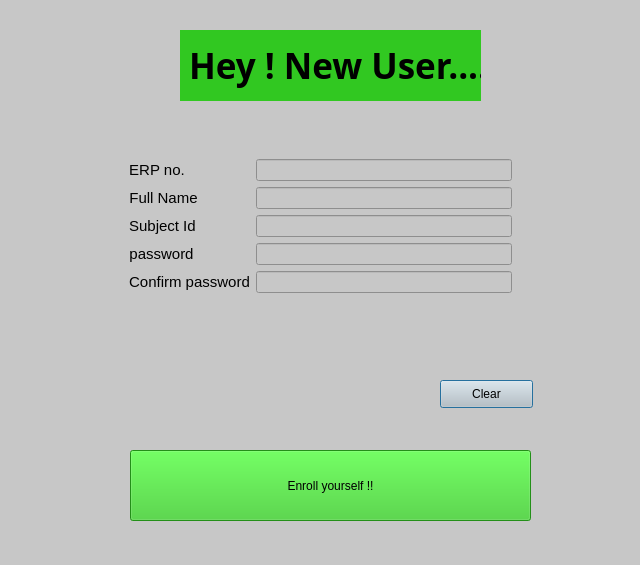
<?xml version="1.0" encoding="UTF-8"?>
<ui version="4.0">
 <class>Teacher_Signup</class>
 <widget class="QDialog" name="Teacher_Signup">
  <property name="geometry">
   <rect>
    <x>0</x>
    <y>0</y>
    <width>640</width>
    <height>565</height>
   </rect>
  </property>
  <property name="windowTitle">
   <string>Teacher</string>
  </property>
  <property name="styleSheet">
   <string notr="true">background-color: rgb(199, 199, 199);</string>
  </property>
  <widget class="QLabel" name="label">
   <property name="geometry">
    <rect>
     <x>180</x>
     <y>30</y>
     <width>301</width>
     <height>71</height>
    </rect>
   </property>
   <property name="font">
    <font>
     <family>Bahnschrift SemiBold SemiConden</family>
     <pointsize>26</pointsize>
     <weight>75</weight>
     <bold>true</bold>
    </font>
   </property>
   <property name="styleSheet">
    <string notr="true">background-color: rgb(49, 200, 33);</string>
   </property>
   <property name="text">
    <string> Hey ! New User.....</string>
   </property>
  </widget>
  <widget class="QFrame" name="formFrame">
   <property name="geometry">
    <rect>
     <x>120</x>
     <y>150</y>
     <width>401</width>
     <height>221</height>
    </rect>
   </property>
   <property name="styleSheet">
    <string notr="true"/>
   </property>
   <layout class="QFormLayout" name="formLayout">
    <item row="1" column="0">
     <widget class="QLabel" name="label_2">
      <property name="text">
       <string>&lt;html&gt;&lt;head/&gt;&lt;body&gt;&lt;p align=&quot;center&quot;&gt;&lt;span style=&quot; font-size:11pt;&quot;&gt;ERP no.&lt;/span&gt;&lt;/p&gt;&lt;/body&gt;&lt;/html&gt;</string>
      </property>
     </widget>
    </item>
    <item row="1" column="1">
     <widget class="QLineEdit" name="erp_ip"/>
    </item>
    <item row="3" column="0">
     <widget class="QLabel" name="label_6">
      <property name="text">
       <string>&lt;html&gt;&lt;head/&gt;&lt;body&gt;&lt;p align=&quot;center&quot;&gt;&lt;span style=&quot; font-size:11pt;&quot;&gt;Full Name&lt;/span&gt;&lt;/p&gt;&lt;/body&gt;&lt;/html&gt;</string>
      </property>
     </widget>
    </item>
    <item row="3" column="1">
     <widget class="QLineEdit" name="name_ip"/>
    </item>
    <item row="4" column="0">
     <widget class="QLabel" name="label_16">
      <property name="text">
       <string>&lt;html&gt;&lt;head/&gt;&lt;body&gt;&lt;p align=&quot;center&quot;&gt;&lt;span style=&quot; font-size:11pt;&quot;&gt;Subject Id
&lt;/span&gt;&lt;/p&gt;&lt;/body&gt;&lt;/html&gt;</string>
      </property>
     </widget>
    </item>
    <item row="4" column="1">
     <widget class="QLineEdit" name="subid_ip"/>
    </item>
    <item row="5" column="0">
     <widget class="QLabel" name="label_7">
      <property name="text">
       <string>&lt;html&gt;&lt;head/&gt;&lt;body&gt;&lt;p align=&quot;center&quot;&gt;&lt;span style=&quot; font-size:11pt;&quot;&gt; password&lt;/span&gt;&lt;/p&gt;&lt;/body&gt;&lt;/html&gt;</string>
      </property>
     </widget>
    </item>
    <item row="5" column="1">
     <widget class="QLineEdit" name="password_ip">
      <property name="echoMode">
       <enum>QLineEdit::Password</enum>
      </property>
     </widget>
    </item>
    <item row="6" column="0">
     <widget class="QLabel" name="label_8">
      <property name="styleSheet">
       <string notr="true"/>
      </property>
      <property name="text">
       <string>&lt;html&gt;&lt;head/&gt;&lt;body&gt;&lt;p align=&quot;center&quot;&gt;&lt;span style=&quot; font-size:11pt;&quot;&gt;Confirm password&lt;/span&gt;&lt;/p&gt;&lt;/body&gt;&lt;/html&gt;</string>
      </property>
     </widget>
    </item>
    <item row="6" column="1">
     <widget class="QLineEdit" name="cpassword_ip">
      <property name="echoMode">
       <enum>QLineEdit::Password</enum>
      </property>
     </widget>
    </item>
   </layout>
  </widget>
  <widget class="QLabel" name="logo">
   <property name="geometry">
    <rect>
     <x>20</x>
     <y>0</y>
     <width>101</width>
     <height>111</height>
    </rect>
   </property>
   <property name="minimumSize">
    <size>
     <width>101</width>
     <height>111</height>
    </size>
   </property>
   <property name="text">
    <string/>
   </property>
   <property name="pixmap">
    <pixmap>../Images/logog.JPG</pixmap>
   </property>
  </widget>
  <widget class="QPushButton" name="clear">
   <property name="geometry">
    <rect>
     <x>440</x>
     <y>380</y>
     <width>93</width>
     <height>28</height>
    </rect>
   </property>
   <property name="text">
    <string>Clear</string>
   </property>
  </widget>
  <widget class="QPushButton" name="enroll">
   <property name="geometry">
    <rect>
     <x>130</x>
     <y>450</y>
     <width>401</width>
     <height>71</height>
    </rect>
   </property>
   <property name="styleSheet">
    <string notr="true">background-color: rgb(49, 200, 33);
font: 28pt &quot;Nirmala UI&quot;;</string>
   </property>
   <property name="text">
    <string>Enroll yourself !!</string>
   </property>
  </widget>
 </widget>
 <resources/>
 <connections/>
</ui>
